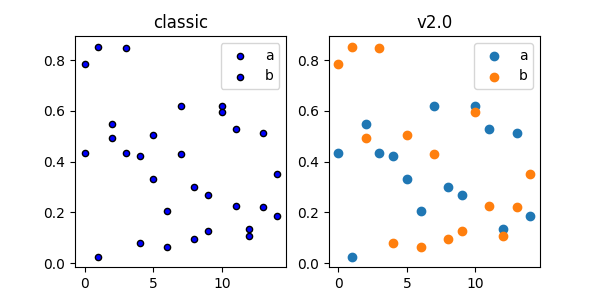

Write Python code to recreate this figure.
import numpy as np
import matplotlib.pyplot as plt

np.random.seed(2)

fig, (ax1, ax2) = plt.subplots(1, 2, figsize=(6, 3))

x = np.arange(15)
y = np.random.rand(15)
y2 = np.random.rand(15)
ax1.scatter(x, y, s=20, edgecolors='k', c='b', label='a')
ax1.scatter(x, y2, s=20, edgecolors='k', c='b', label='b')
ax1.legend()
ax1.set_title('classic')

ax2.scatter(x, y, label='a')
ax2.scatter(x, y2, label='b')
ax2.legend()
ax2.set_title('v2.0')
